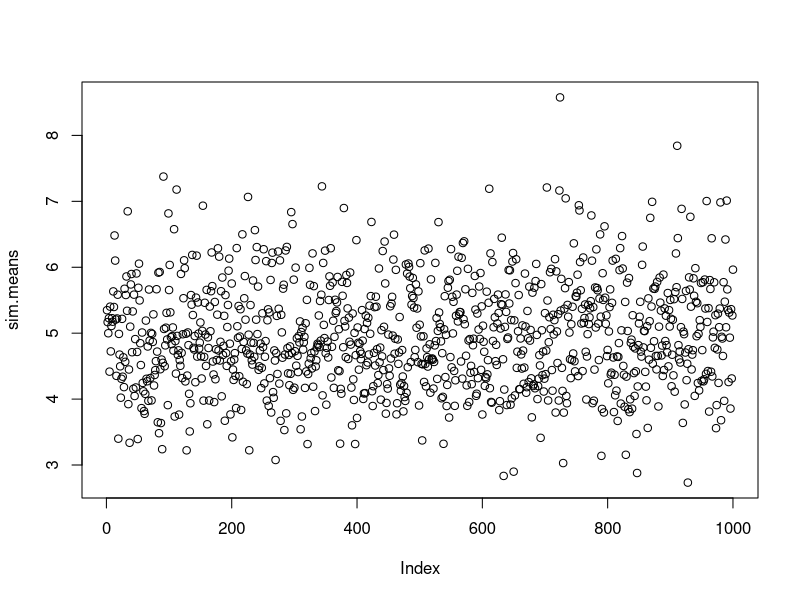
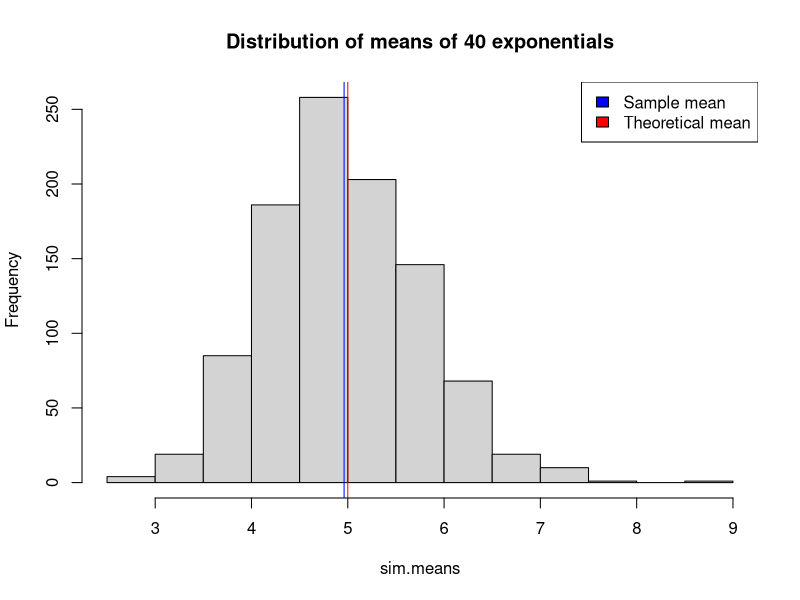

R code for these plots, in order:
## ---- chunk 1
knitr::opts_chunk$set(echo = TRUE)
set.seed(17)
## ---- chunk 2
n <- 40  # size of each averaging operation
sim.count <- 1000  # number of averaging operations
lambda <- 0.2
sim.means <- apply(replicate(sim.count, rexp(n, lambda)), 2, mean)
plot(sim.means)
## ---- chunk 3
hist(sim.means, main = 'Distribution of means of 40 exponentials')
sample.mean <- mean(sim.means)
theoretical.mean <- 1/lambda

abline(v=sample.mean, col='blue')
abline(v=theoretical.mean, col='red')
legend("topright", c("Sample mean", "Theoretical mean"), fill=c("blue", "red"))
## ---- chunk 4
# sample variance (of the means)
sim.means.var <- var(sim.means)
print(sim.means.var)

# theoretical variance (according to CLM)
theoretical.sd <- 1/lambda / sqrt(n)
theoretical.var <- theoretical.sd^2
print(theoretical.var)
